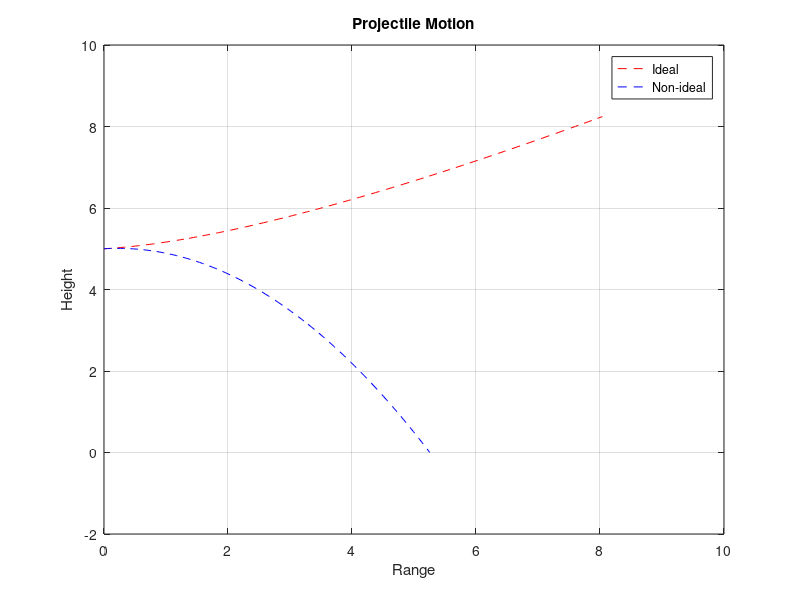

MATLAB code for this plot:
%Show inputs of user
h = input('Initial height: ');
v = input('Magnitude of the velocity: ');
angle = input('Angle of projectile when fired: ');
ax = input('x-component acceleration: ');
ay = input('y-component acceleration: ');

%Showing invalid input
if ay==0
      error('Error: ay cannot be 0,There is no free-fall ') ;
end           
%Gravity constant
g = 9.81;

%Formula to get vx and vy
vy = (v)*(sind(angle));
vx = (v)*(cosd(angle));

%Formula to get t(time)
t = ((vy) + (sqrt(((vy)^2)+(2*g*h))))/(g);

%Formula for Range and Height
Range = (vx*t);
ymax = (vy)^2/(2*g);
hmax = h + ymax;

%Set t as linear space vector
tlin = linspace(0,t);

%Get x and y; this is for the ideal or without air resistance
x = ((vx*tlin)+((0.5)*(ax)*(tlin.^2)));
y = ((h)+(vy*tlin)+((ay*(tlin.^2))/(2)));

%Get xn and yn; this is for the non ideal or with air resistance 
xn = (vx*tlin);
yn = ((h)+(vy*tlin)-(((9.81)*(tlin.^2))/(2)));

%Plot the projectile motion 
plot (x,y,'r--');
hold on 
plot (xn,yn,'b--');
legend('Ideal','Non-ideal');
xlabel('Range')
ylabel('Height')
title('Projectile Motion')
grid on
